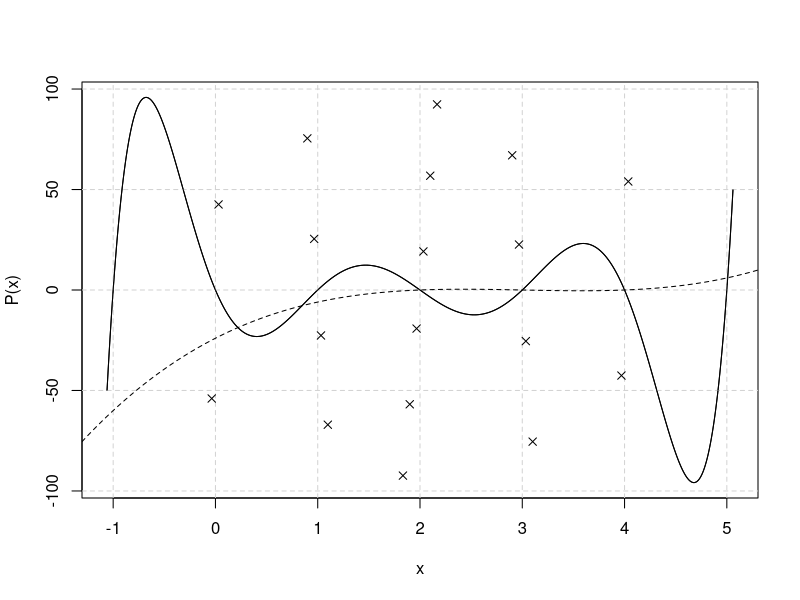

Source code (R):
library(polynom)


### Name: points.polynomial
### Title: Points Method for Polynomials
### Aliases: points.polynomial
### Keywords: symbolmath

### ** Examples

plot(poly.calc(-1:5))
lines(poly.calc(2:4), lty=2)
points(poly.calc(-2:6), pch=4)
